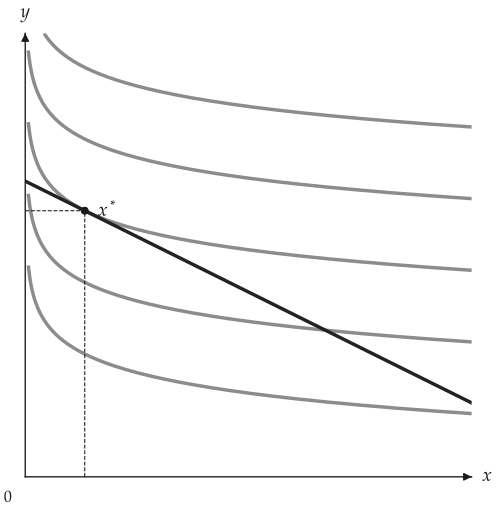

This figure's Python source:
import numpy as np

from utility_viz import Canvas, Config, levels, solve
from utility_viz.models import QuasiLinear

Config.load("manual.toml").use()  # figure settings

model = QuasiLinear(v_func=np.log, linear_in="y")
eq = solve(model, px=1.0, py=2.0, income=20.0)

cvs = Canvas(x_max=15, y_max=15, x_label="$x$", y_label="$y$")
cvs.add_utility(model, levels=levels.around(eq.utility, n=5))
cvs.add_budget(1.0, 2.0, 20.0)
cvs.add_equilibrium(eq)
cvs.save("quasi_linear.png")
